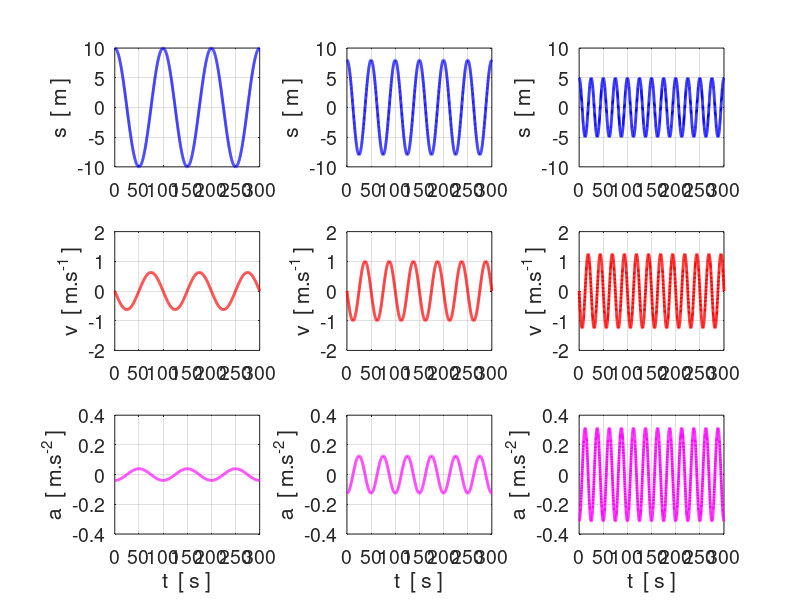

Recreate this plot in MATLAB.
% osc_shm_01.m

% Simulation for the vertical motion of an object attached to a spring

% Ian Cooper
% School of Physics, University of Sydney
% email: ian.cooper@sydney.edu.au
% ../mphome.htm
% 170517

clear all
close all
clc

   
figure(1)
   set(gcf,'Units','normalized');
   set(gcf,'Position',[0.1 0.1 0.45 0.45]);
   set(gcf,'color','w');

% Model 1 -------------------------------------------------------------

% amplitude sMax  / period T / no. periods nT / no. time steps N
   sMax = 10;
   T = 100;
   nT = 3;
   N = 2000;

% angular frequency w / time t / displacement s
   w = 2*pi / T;
   tMax = nT * T;
   t = linspace(0,tMax,N);
   
   s = sMax .* cos(w*t);
   v = -(sMax*w) .* sin(w*t);
   a = -w^2 .* s;   
  
   subplot(3,3,1)
   xP = t; yP = s;
   plot(xP, yP,'b','linewidth',2);
   ylabel('s  [ m ]');
   axis([0 tMax -10 10]);
   set(gca,'yTick',-10:5:10);
   set(gca,'fontSize',14);
   grid on
   
   subplot(3,3,4)
   xP = t; yP = v;
   plot(xP, yP,'r','linewidth',2);
   ylabel('v  [ m.s^{-1} ]');
   axis([0 tMax -2 2]);
   set(gca,'yTick',-2:1:2);
   set(gca,'fontSize',14);
   grid on
      
   subplot(3,3,7)
   xP = t; yP = a;
   plot(xP, yP,'m','linewidth',2);
   ylabel('a  [ m.s^{-2} ]');
   xlabel('t  [ s ]');
   axis([0 tMax -0.4 0.4]);
   set(gca,'yLim',[-0.4 0.4]);
   set(gca,'yTick',-0.4:0.2:0.4);
   grid on
   set(gca,'fontSize',14);

% Model 2 -------------------------------------------------------------

% amplitude sMax  / period T / no. periods nT / no. time steps N
   sMax = 8;
   T = 50;
   
% angular frequency w / time t / displacement s
   w = 2*pi / T;
   s = sMax .* cos(w*t);
   v = -(sMax*w) .* sin(w*t);
   a = -w^2 .* s;   
  
   subplot(3,3,2)
   xP = t; yP = s;
   plot(xP, yP,'b','linewidth',2);
   ylabel('s  [ m ]');
   axis([0 tMax -10 10]);
   set(gca,'yTick',-10:5:10);
   set(gca,'fontSize',14);
   grid on
   
   subplot(3,3,5)
   xP = t; yP = v;
   plot(xP, yP,'r','linewidth',2);
   ylabel('v  [ m.s^{-1} ]');
   axis([0 tMax -2 2]);
    set(gca,'yTick',-2:1:2);
   set(gca,'fontSize',14);
   grid on
   
   subplot(3,3,8)
   xP = t; yP = a;
   plot(xP, yP,'m','linewidth',2);
   ylabel('a  [ m.s^{-2} ]');
   xlabel('t  [ s ]');
   axis([0 tMax -0.4 0.4]);
   set(gca,'yLim',[-0.4 0.4]);
   set(gca,'yTick',-0.4:0.2:0.4);
   set(gca,'fontSize',14);
   grid on
   

% Model 3 -------------------------------------------------------------

% amplitude sMax  / period T / no. periods nT / no. time steps N
   sMax = 5;
   T = 25;
   
% angular frequency w / time t / displacement s
   w = 2*pi / T;
   s = sMax .* cos(w*t);
   v = -(sMax*w) .* sin(w*t);
   a = -w^2 .* s;   
  
   subplot(3,3,3)
   xP = t; yP = s;
   plot(xP, yP,'b','linewidth',2);
   ylabel('s  [ m ]');
   axis([0 tMax -10 10]);
   set(gca,'yTick',-10:5:10);
   set(gca,'fontSize',14);
   grid on
   
   subplot(3,3,6)
   xP = t; yP = v;
   plot(xP, yP,'r','linewidth',2);
   ylabel('v  [ m.s^{-1} ]');
   axis([0 tMax -2 2]);
   set(gca,'yTick',-2:1:2);
   set(gca,'fontSize',14);
   grid on
   
   subplot(3,3,9)
   xP = t; yP = a;
   plot(xP, yP,'m','linewidth',2);
   ylabel('a  [ m.s^{-2} ]');
   xlabel('t  [ s ]');
   axis([0 tMax -0.4 0.4])
   set(gca,'fontSize',14);
   set(gca,'yLim',[-0.4 0.4]);
   set(gca,'yTick',-0.4:0.2:0.4);
   grid on
   
